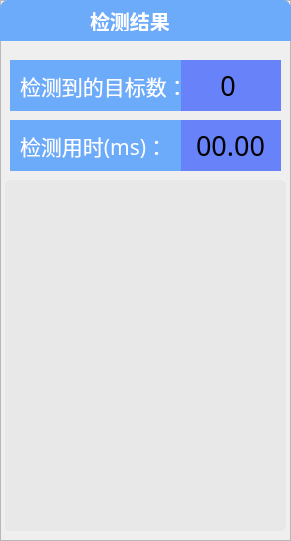
   <widget class="QFrame" name="frame_result_box_2">
    <property name="geometry">
     <rect>
      <x>1200</x>
      <y>250</y>
      <width>291</width>
      <height>541</height>
     </rect>
    </property>
    <property name="styleSheet">
     <string notr="true">QFrame#frame_result_box_2{
border:1px solid skyblue;
border-top-left-radius: 8px;
border-top-right-radius: 8;
border-bottom-left-radius: 0;
border-bottom-right-radius: 0px;}</string>
    </property>
    <property name="frameShape">
     <enum>QFrame::StyledPanel</enum>
    </property>
    <property name="frameShadow">
     <enum>QFrame::Raised</enum>
    </property>
    <widget class="QFrame" name="frame_12">
     <property name="geometry">
      <rect>
       <x>0</x>
       <y>0</y>
       <width>291</width>
       <height>41</height>
      </rect>
     </property>
     <property name="styleSheet">
      <string notr="true">border:1px solid #6BABFA;
background:#6BABFA;
border-top-left-radius: 8px;
border-top-right-radius: 8;
border-bottom-left-radius: 0;
border-bottom-right-radius: 0px;</string>
     </property>
     <property name="frameShape">
      <enum>QFrame::StyledPanel</enum>
     </property>
     <property name="frameShadow">
      <enum>QFrame::Raised</enum>
     </property>
     <widget class="QLabel" name="label_2">
      <property name="geometry">
       <rect>
        <x>90</x>
        <y>10</y>
        <width>91</width>
        <height>21</height>
       </rect>
      </property>
      <property name="font">
       <font>
        <family>阿里巴巴普惠体</family>
        <pointsize>15</pointsize>
        <bold>true</bold>
       </font>
      </property>
      <property name="styleSheet">
       <string notr="true">background:none;
border:none;
color:white;</string>
      </property>
      <property name="text">
       <string>检测结果</string>
      </property>
     </widget>
    </widget>
    <widget class="QFrame" name="frame_6">
     <property name="geometry">
      <rect>
       <x>10</x>
       <y>60</y>
       <width>271</width>
       <height>51</height>
      </rect>
     </property>
     <property name="frameShape">
      <enum>QFrame::StyledPanel</enum>
     </property>
     <property name="frameShadow">
      <enum>QFrame::Raised</enum>
     </property>
     <widget class="QLabel" name="label_detect_num">
      <property name="geometry">
       <rect>
        <x>170</x>
        <y>0</y>
        <width>101</width>
        <height>51</height>
       </rect>
      </property>
      <property name="font">
       <font>
        <family>阿里巴巴普惠体</family>
        <pointsize>20</pointsize>
        <stylestrategy>PreferDefault</stylestrategy>
       </font>
      </property>
      <property name="layoutDirection">
       <enum>Qt::RightToLeft</enum>
      </property>
      <property name="autoFillBackground">
       <bool>false</bool>
      </property>
      <property name="styleSheet">
       <string notr="true">background:#6882FA;
color:black;
padding-left:5px;</string>
      </property>
      <property name="text">
       <string>0</string>
      </property>
      <property name="textFormat">
       <enum>Qt::RichText</enum>
      </property>
      <property name="alignment">
       <set>Qt::AlignCenter</set>
      </property>
      <property name="indent">
       <number>-1</number>
      </property>
     </widget>
     <widget class="QLabel" name="label_speed_3">
      <property name="geometry">
       <rect>
        <x>0</x>
        <y>0</y>
        <width>171</width>
        <height>51</height>
       </rect>
      </property>
      <property name="font">
       <font>
        <family>阿里巴巴普惠体</family>
        <pointsize>16</pointsize>
        <stylestrategy>PreferDefault</stylestrategy>
       </font>
      </property>
      <property name="layoutDirection">
       <enum>Qt::LeftToRight</enum>
      </property>
      <property name="autoFillBackground">
       <bool>false</bool>
      </property>
      <property name="styleSheet">
       <string notr="true">background:#6BABFA;
color:white;
padding-left:5px;</string>
      </property>
      <property name="text">
       <string>检测到的目标数：</string>
      </property>
      <property name="indent">
       <number>-1</number>
      </property>
     </widget>
    </widget>
    <widget class="QFrame" name="frame_2">
     <property name="geometry">
      <rect>
       <x>10</x>
       <y>120</y>
       <width>271</width>
       <height>51</height>
      </rect>
     </property>
     <property name="frameShape">
      <enum>QFrame::StyledPanel</enum>
     </property>
     <property name="frameShadow">
      <enum>QFrame::Raised</enum>
     </property>
     <widget class="QLabel" name="label_speed">
      <property name="geometry">
       <rect>
        <x>170</x>
        <y>0</y>
        <width>101</width>
        <height>51</height>
       </rect>
      </property>
      <property name="font">
       <font>
        <family>阿里巴巴普惠体</family>
        <pointsize>20</pointsize>
        <stylestrategy>PreferDefault</stylestrategy>
       </font>
      </property>
      <property name="layoutDirection">
       <enum>Qt::LeftToRight</enum>
      </property>
      <property name="autoFillBackground">
       <bool>false</bool>
      </property>
      <property name="styleSheet">
       <string notr="true">background:#6882FA;
color:black;</string>
      </property>
      <property name="text">
       <string>00.00</string>
      </property>
      <property name="alignment">
       <set>Qt::AlignCenter</set>
      </property>
      <property name="indent">
       <number>-1</number>
      </property>
     </widget>
     <widget class="QLabel" name="label_speed_4">
      <property name="geometry">
       <rect>
        <x>0</x>
        <y>0</y>
        <width>171</width>
        <height>51</height>
       </rect>
      </property>
      <property name="font">
       <font>
        <family>阿里巴巴普惠体</family>
        <pointsize>16</pointsize>
        <stylestrategy>PreferDefault</stylestrategy>
       </font>
      </property>
      <property name="layoutDirection">
       <enum>Qt::LeftToRight</enum>
      </property>
      <property name="autoFillBackground">
       <bool>false</bool>
      </property>
      <property name="styleSheet">
       <string notr="true">background:#6BABFA;
color:white;
padding-left:5px;</string>
      </property>
      <property name="text">
       <string>检测用时(ms)：</string>
      </property>
      <property name="indent">
       <number>-1</number>
      </property>
     </widget>
    </widget>
    <widget class="QTextBrowser" name="result_info">
     <property name="geometry">
      <rect>
       <x>5</x>
       <y>180</y>
       <width>281</width>
       <height>351</height>
      </rect>
     </property>
     <property name="font">
      <font>
       <family>阿里巴巴普惠体</family>
       <pointsize>12</pointsize>
      </font>
     </property>
     <property name="toolTip">
      <string>检测的结果展示窗口</string>
     </property>
     <property name="styleSheet">
      <string notr="true">background:#e8e8e8;
color:black;
border:none;
border-radius:5px</string>
     </property>
     <property name="placeholderText">
      <string/>
     </property>
    </widget>
   </widget>
